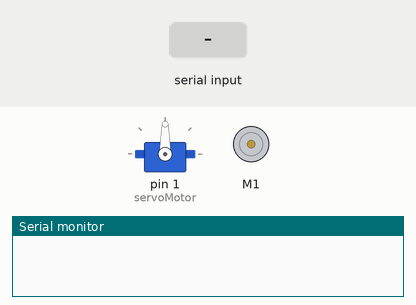
Recording of a sketch running on a simulated Arduino Uno, built with avr-gcc and run on an emulated ATmega328P. Parts: servo, DC motor (green arrow = forward, orange = backward, longer = faster), the last lines printed to the serial monitor. Inputs (shaded band) come from the test bench.

Above: at 1.2 s.
1.3 s: "MOTOR_ON\n" received over Serial
At 1.6 s:
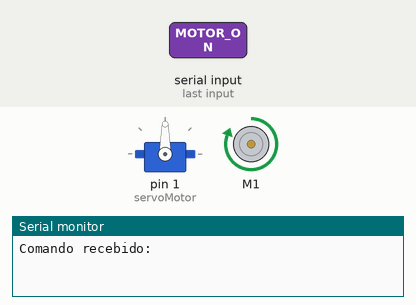
2.8 s: "MOTOR_OFF\n" received over Serial
At 4.0 s:
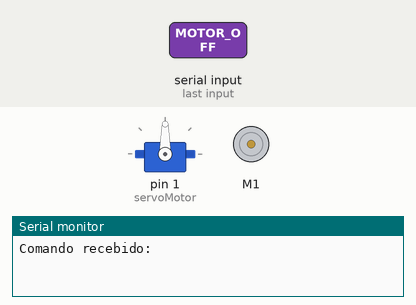
4.3 s: "SERVO_LEFT\n" received over Serial
At 5.2 s:
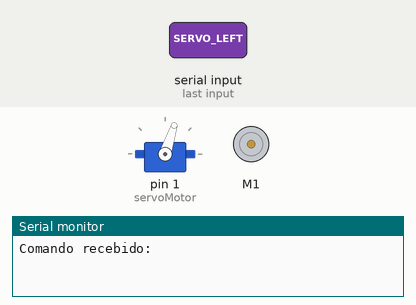
5.8 s: "MOTOR_ON\n" received over Serial
At 6.3 s:
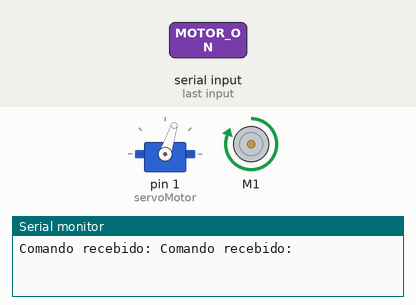
7.3 s: "POWER_90\n" received over Serial
At 8.5 s:
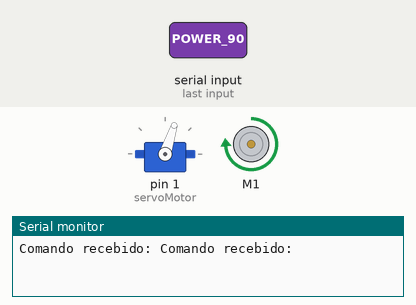
8.8 s: "SERVO_RIGHT\n" received over Serial
At 9.9 s:
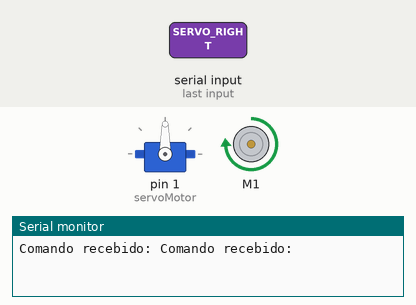
Timing chart, 0 to 11.3 s (numbered marks = the images above; inputs shaded):
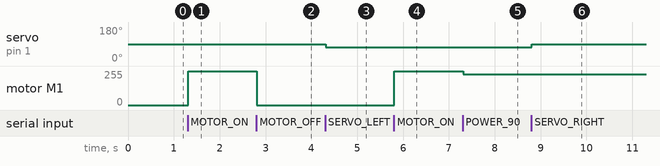

The sketch:

ide_lab3.ino
```cpp
#include <Adafruit_MotorShield.h>
#include <Servo.h>
#include <string.h>

// Criação do objeto para o motor shield que estou usando
Adafruit_MotorShield AFMS = Adafruit_MotorShield();

// Criação do objeto para o motor DC no conector M1
Adafruit_DCMotor *dcMotor = AFMS.getMotor(1);

// Criação do objeto para o servo
Servo servoMotor;

int servoAngle = 90;   // Ângulo inicial do servo (posição central/inicial)
const int stepSize = 18; // Tamanho do passo em graus

void setup() {
    Serial.begin(9600);  // Inicia a comunicação serial no geral
    AFMS.begin();        // Inicializa o shield
    servoMotor.attach(1); // Conecta o servo no pino 1
    servoMotor.write(servoAngle); // Move o servo para a posição inicial
}

void loop() {
    if (Serial.available() > 0) {
        String command = Serial.readStringUntil('\n'); // Lê até '\n'


        // Liga o motor DC
        if (command == "MOTOR_ON") {
            Serial.print("Comando recebido: ");
            dcMotor->setSpeed(255); // Velocidade máxima inicial
            dcMotor->run(FORWARD);  // Motor na rotaçao correta
        }
        // Desliga o motor DC
        else if (command == "MOTOR_OFF") {
            dcMotor->run(RELEASE); // Para o motor
        }
        // Ajusta a potência do motor
        else if (command.startsWith("POWER_")) {
            String valueStr = command.substring(6); // Extrai o valor após "POWER_"
            int power = valueStr.toInt();           // Converte para inteiro
            int pwmValue = map(power, 0, 100, 0, 255); // Mapeia de 0-100 para 0-255
            dcMotor->setSpeed(pwmValue);            // Ajusta a potência do motor
        }
        // Move o servo para a esquerda
        else if (command == "SERVO_LEFT") {
            servoAngle = max(servoAngle - stepSize, 0);
            servoMotor.write(servoAngle);
        }
        // Move o servo para a direita
        else if (command == "SERVO_RIGHT") {
            servoAngle = min(servoAngle + stepSize, 180); // Não permite valores acima de 180
            servoMotor.write(servoAngle);
        }

    }
}
```

Measured:
- after the input at 1.3 s, motor M1: stopped → forward 255/255 at once
- after the input at 2.8 s, motor M1: forward 255/255 → stopped at once
- after the input at 4.3 s, servo on pin 1 (servoMotor): 90° → 72° at once
- after the input at 5.8 s, motor M1: stopped → forward 255/255 at once
- after the input at 7.3 s, motor M1: forward 255/255 → forward 229/255 at once
- after the input at 8.8 s, servo on pin 1 (servoMotor): 72° → 90° at once
